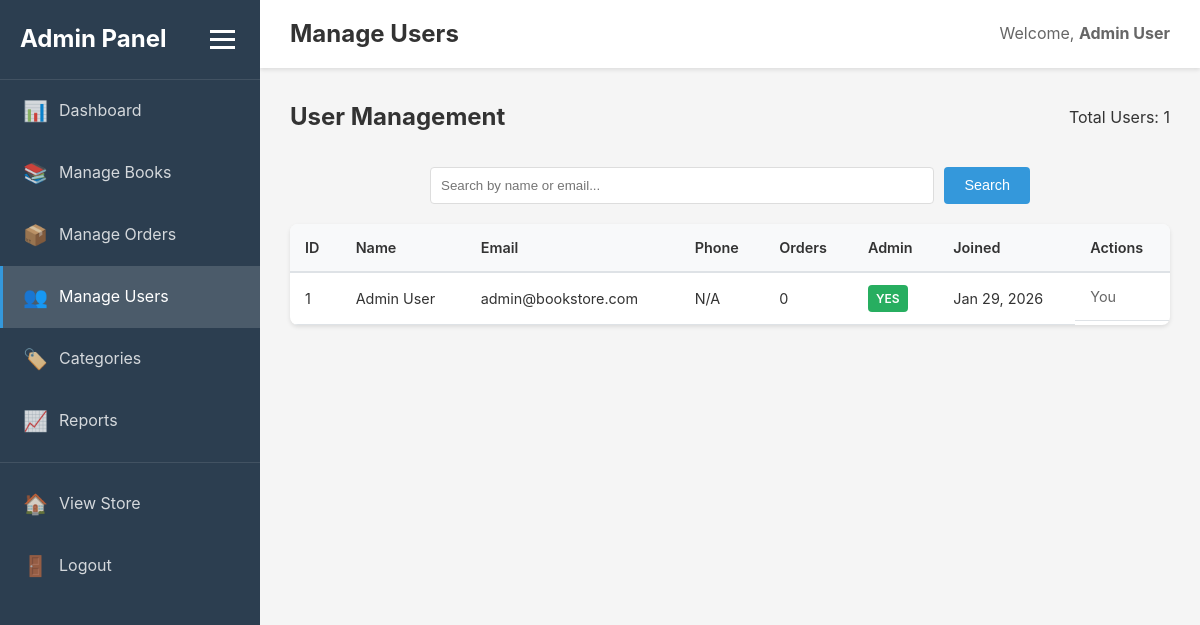
The page /admin/users.php (signed in) on the database its author committed.
### tables this page shows
CREATE TABLE IF NOT EXISTS users (
    id INT AUTO_INCREMENT PRIMARY KEY,
    email VARCHAR(255) NOT NULL UNIQUE,
    password VARCHAR(255) NOT NULL,
    full_name VARCHAR(255) NOT NULL,
    phone VARCHAR(20),
    address TEXT,
    is_admin TINYINT(1) DEFAULT 0,
    created_at TIMESTAMP DEFAULT CURRENT_TIMESTAMP,
    updated_at TIMESTAMP DEFAULT CURRENT_TIMESTAMP ON UPDATE CURRENT_TIMESTAMP,
    INDEX idx_email (email)
);

### admin/users.php (the view, shortened to what this page needs)
<?php
$db = Database::getInstance()->getConnection();
$searchTerm = $_GET['search'] ?? '';
$page = isset($_GET['page']) ? max(1, intval($_GET['page'])) : 1;
$offset = ($page - 1) * ITEMS_PER_PAGE;
$whereClause = '';
$params = [];
$countStmt = $db->prepare("SELECT COUNT(*) FROM users $whereClause");
$countStmt->execute($params);
$totalUsers = $countStmt->fetchColumn();
$stmt = $db->prepare("
    SELECT id, email, full_name, phone, is_admin, created_at,
           (SELECT COUNT(*) FROM orders WHERE user_id = users.id) as order_count
    FROM users
    $whereClause
    ORDER BY created_at DESC
    LIMIT " . ITEMS_PER_PAGE . " OFFSET $offset
");
$stmt->execute($params);
$users = $stmt->fetchAll();
include 'header.php';
?>
<div class="admin-page-header">
    <h2>User Management</h2>
    <div class="page-actions">
        <span class="user-count">Total Users: <?php echo $totalUsers; ?></span>
    </div>
</div>
<div class="search-box">
    <form method="GET" class="search-form">
        <input type="text" name="search" placeholder="Search by name or email..."
               value="<?php echo htmlspecialchars($searchTerm); ?>" aria-label="Search users">
        <button type="submit" class="btn btn-primary">Search</button>
    </form>
</div>
<div class="table-responsive">
    <table class="admin-table">
        <thead>
            <tr>
                <th>ID</th>
                <th>Name</th>
                <th>Email</th>
                <th>Phone</th>
                <th>Orders</th>
                <th>Admin</th>
                <th>Joined</th>
                <th>Actions</th>
            </tr>
        </thead>
        <tbody>
            <?php if (empty($users)): ?>
                <tr>
                    <td colspan="8" class="text-center">No users found</td>
                </tr>
            <?php else: ?>
                <?php foreach ($users as $user): ?>
                    <tr>
                        <td><?php echo $user['id']; ?></td>
                        <td><?php echo htmlspecialchars($user['full_name']); ?></td>
                        <td><?php echo htmlspecialchars($user['email']); ?></td>
                        <td><?php echo htmlspecialchars($user['phone'] ?? 'N/A'); ?></td>
                        <td><?php echo $user['order_count']; ?></td>
                        <td>
                            <span class="badge <?php echo $user['is_admin'] ? 'badge-success' : 'badge-secondary'; ?>">
                                <?php echo $user['is_admin'] ? 'Yes' : 'No'; ?>
                            </span>
                        </td>
                        <td><?php echo date('M d, Y', strtotime($user['created_at'])); ?></td>
                        <td class="actions">
                            <?php if ($user['id'] != $_SESSION['user_id']): ?>
                                <form method="POST" style="display: inline;">
                                    <input type="hidden" name="action" value="toggle_admin">
                                    <input type="hidden" name="user_id" value="<?php echo $user['id']; ?>">
                                    <input type="hidden" name="is_admin" value="<?php echo $user['is_admin']; ?>">
                                    <button type="submit" class="btn btn-sm btn-warning">
                                        <?php echo $user['is_admin'] ? 'Remove Admin' : 'Make Admin'; ?>
                                    </button>
                                </form>
                                <?php if (!$user['is_admin']): ?>
                                    <form method="POST" style="display: inline;">
                                        <input type="hidden" name="action" value="delete_user">
                                        <input type="hidden" name="user_id" value="<?php echo $user['id']; ?>">
                                        <button type="submit" class="btn btn-sm btn-danger delete-btn">Delete</button>
                                    </form>
                                <?php endif; ?>
                            <?php else: ?>
                                <span class="text-muted">You</span>
                            <?php endif; ?>
                        </td>
                    </tr>
                <?php endforeach; ?>
            <?php endif; ?>
        </tbody>
    </table>
</div>
<?php include 'footer.php'; ?>

### assets/css/style.css (style rules this page uses)
* { margin: 0; padding: 0; box-sizing: border-box; }
:root { --primary-color: #2c3e50; --secondary-color: #3498db; --success-color: #27ae60; --danger-color: #e74c3c; --warning-color: #f39c12; --light-bg: #f8f9fa; --border-color: #dee2e6; --text-color: #333; --text-muted: #666; --shadow: 0 2px 4px rgba(0,0,0,0.1); }
body { font-family: -apple-system, BlinkMacSystemFont, 'Segoe UI', Roboto, 'Helvetica Neue', Arial, sans-serif; line-height: 1.6; color: var(--text-color); background: var(--light-bg); }
.search-form { display: flex; gap: 10px; max-width: 600px; margin: 0 auto; }
.btn { display: inline-block; padding: 10px 20px; border: none; border-radius: 4px; cursor: pointer; text-decoration: none; text-align: center; font-size: 0.95rem; font-weight: 500; transition: all 0.3s; }
.btn-primary { background: var(--secondary-color); color: white; }

### assets/css/admin.css (style rules this page uses)
.admin-body { margin: 0; padding: 0; font-family: -apple-system, BlinkMacSystemFont, 'Segoe UI', Roboto, 'Helvetica Neue', Arial, sans-serif; background: #f5f5f5; }
.admin-page-header { display: flex; justify-content: space-between; align-items: center; margin-bottom: 30px; flex-wrap: wrap; gap: 15px; }
.admin-page-header h2 { margin: 0; color: #333; }
.page-actions { display: flex; gap: 10px; align-items: center; }
.table-responsive { overflow-x: auto; background: white; border-radius: 8px; box-shadow: 0 2px 4px rgba(0,0,0,0.1); }
.admin-table { width: 100%; border-collapse: collapse; font-size: 0.9rem; }
.admin-table thead { background: #f8f9fa; }
.admin-table th { padding: 12px 15px; text-align: left; font-weight: 600; color: #333; border-bottom: 2px solid #dee2e6; }
.admin-table td { padding: 12px 15px; border-bottom: 1px solid #dee2e6; }
.admin-table .actions { display: flex; gap: 5px; flex-wrap: wrap; }
.btn { display: inline-block; padding: 10px 20px; border: none; border-radius: 4px; cursor: pointer; font-size: 0.9rem; text-decoration: none; transition: all 0.3s; text-align: center; }
.btn-primary { background: #3498db; color: white; }
.badge { display: inline-block; padding: 4px 8px; border-radius: 4px; font-size: 0.75rem; font-weight: 600; text-transform: uppercase; }
.badge-success { background: #27ae60; color: white; }
.search-box { margin-bottom: 20px; }
.search-form { display: flex; gap: 10px; flex-wrap: wrap; }
.search-form input { flex: 1; min-width: 250px; padding: 10px; border: 1px solid #ddd; border-radius: 4px; }
.text-muted { color: #666; }

### rows shown on the page
users: id "1", full_name "Admin User", email "admin@bookstore.com", phone "N/A", order_count "0", is_admin "YES", created_at "Jan 29, 2026", shows "You"

### other values the page prints
$pageTitle "Manage Users"
$_SESSION['full_name'] "Admin User"
$totalUsers "1"
